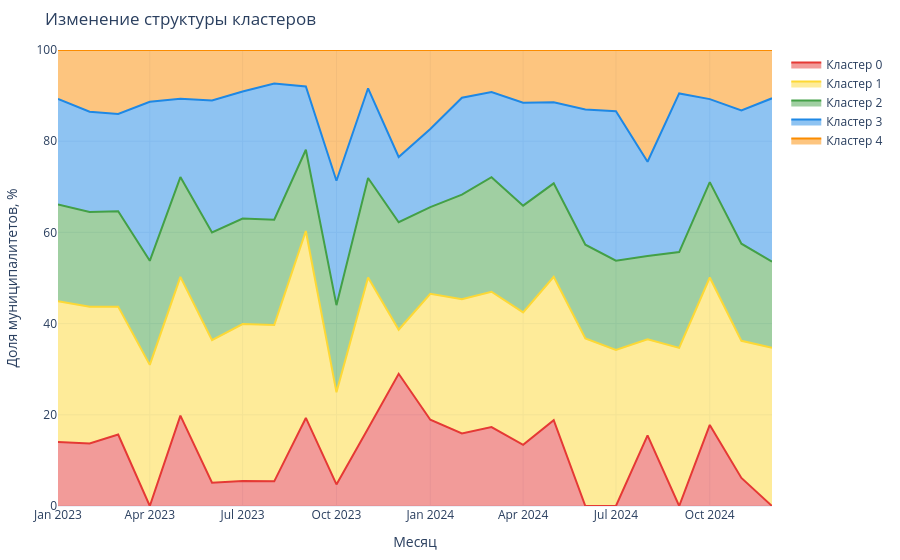

The code cell stored with this chart in its notebook:
### Code cell
cluster_share = (
    df_plot
    .dropna(subset=['cluster'])
    .groupby(['month', 'cluster'])
    .size()
    .groupby(level=0)
    .transform(lambda x: x / x.sum() * 100)
    .reset_index(name='share')
)

fig = go.Figure()


# Явно задаём порядок кластеров
for cluster in sorted(cluster_share['cluster'].unique()):
    d = cluster_share[cluster_share['cluster'] == cluster]

    fig.add_trace(go.Scatter(
        x=d['month'],
        y=d['share'],
        mode='lines',
        name=f'Кластер {cluster}',
        stackgroup='one',
        line=dict(color=cluster_colors[cluster]),
        legendrank=-cluster          # ← ключевой параметр
    ))

fig.update_layout(
    title='Изменение структуры кластеров',
    xaxis_title='Месяц',
    yaxis_title='Доля муниципалитетов, %',
    yaxis=dict(range=[0, 100]),
    template='plotly_white',
    autosize=True,          # ← вместо height=550
    margin=dict(l=40, r=20, t=50, b=40)  # чтобы не было лишних полей
)

fig.show()

### Figure 1 — Plotly figure (JSON) as saved in the notebook; plotly's stock layout.template omitted (floating-point values rounded to 4 significant figures)
{"data": [{"legendrank": 0, "line": {"color": "#E53935"}, "mode": "lines", "name": "Кластер 0", "stackgroup": "one", "x": ["23-01", "23-02", "23-03", "23-05", "23-06", "23-07", "23-08", "23-09", "23-10", "23-11", "23-12", "24-01", "24-02", "24-03", "24-04", "24-05", "24-08", "24-10", "24-11"], "y": [14.02, 13.73, 15.68, 19.82, 5.098, 5.49, 5.403, 19.31, 4.729, 17.0, 28.99, 18.91, 15.91, 17.31, 13.42, 18.83, 15.47, 17.78, 6.159], "type": "scatter"}, {"legendrank": -1, "line": {"color": "#FDD835"}, "mode": "lines", "name": "Кластер 1", "stackgroup": "one", "x": ["23-01", "23-02", "23-03", "23-04", "23-05", "23-06", "23-07", "23-08", "23-09", "23-10", "23-11", "23-12", "24-01", "24-02", "24-03", "24-04", "24-05", "24-06", "24-07", "24-08", "24-09", "24-10", "24-11", "24-12"], "y": [30.87, 29.99, 28.04, 30.95, 30.42, 31.27, 34.41, 34.28, 40.99, 20.2, 33.1, 9.665, 27.62, 29.45, 29.67, 29.03, 31.43, 36.74, 34.24, 21.08, 34.68, 32.32, 30.06, 34.68], "type": "scatter"}, {"legendrank": -2, "line": {"color": "#43A047"}, "mode": "lines", "name": "Кластер 2", "stackgroup": "one", "x": ["23-01", "23-02", "23-03", "23-04", "23-05", "23-06", "23-07", "23-08", "23-09", "23-10", "23-11", "23-12", "24-01", "24-02", "24-03", "24-04", "24-05", "24-06", "24-07", "24-08", "24-09", "24-10", "24-11", "24-12"], "y": [21.23, 20.74, 20.93, 22.82, 21.88, 23.63, 23.14, 23.08, 17.83, 19.11, 21.84, 23.57, 19.01, 22.92, 25.12, 23.41, 20.5, 20.56, 19.56, 18.28, 21.01, 20.92, 21.29, 18.9], "type": "scatter"}, {"legendrank": -3, "line": {"color": "#1E88E5"}, "mode": "lines", "name": "Кластер 3", "stackgroup": "one", "x": ["23-01", "23-02", "23-03", "23-04", "23-05", "23-06", "23-07", "23-08", "23-09", "23-10", "23-11", "23-12", "24-01", "24-02", "24-03", "24-04", "24-05", "24-06", "24-07", "24-08", "24-09", "24-10", "24-11", "24-12"], "y": [23.17, 22.01, 21.32, 34.87, 17.17, 28.92, 27.84, 29.86, 13.89, 27.29, 19.66, 14.3, 17.13, 21.25, 18.69, 22.58, 17.79, 29.65, 32.78, 20.66, 34.78, 18.2, 29.23, 35.83], "type": "scatter"}, {"legendrank": -4, "line": {"color": "#FB8C00"}, "mode": "lines", "name": "Кластер 4", "stackgroup": "one", "x": ["23-01", "23-02", "23-03", "23-04", "23-05", "23-06", "23-07", "23-08", "23-09", "23-10", "23-11", "23-12", "24-01", "24-02", "24-03", "24-04", "24-05", "24-06", "24-07", "24-08", "24-09", "24-10", "24-11", "24-12"], "y": [10.71, 13.53, 14.02, 11.36, 10.7, 11.08, 9.118, 7.367, 7.98, 28.67, 8.399, 23.47, 17.33, 10.47, 9.199, 11.55, 11.45, 13.05, 13.42, 24.51, 9.524, 10.77, 13.26, 10.59], "type": "scatter"}], "layout": {"yaxis": {"title": {"text": "Доля муниципалитетов, %"}, "range": [0, 100]}, "margin": {"l": 40, "r": 20, "t": 50, "b": 40}, "title": {"text": "Изменение структуры кластеров"}, "xaxis": {"title": {"text": "Месяц"}}, "autosize": true}}
